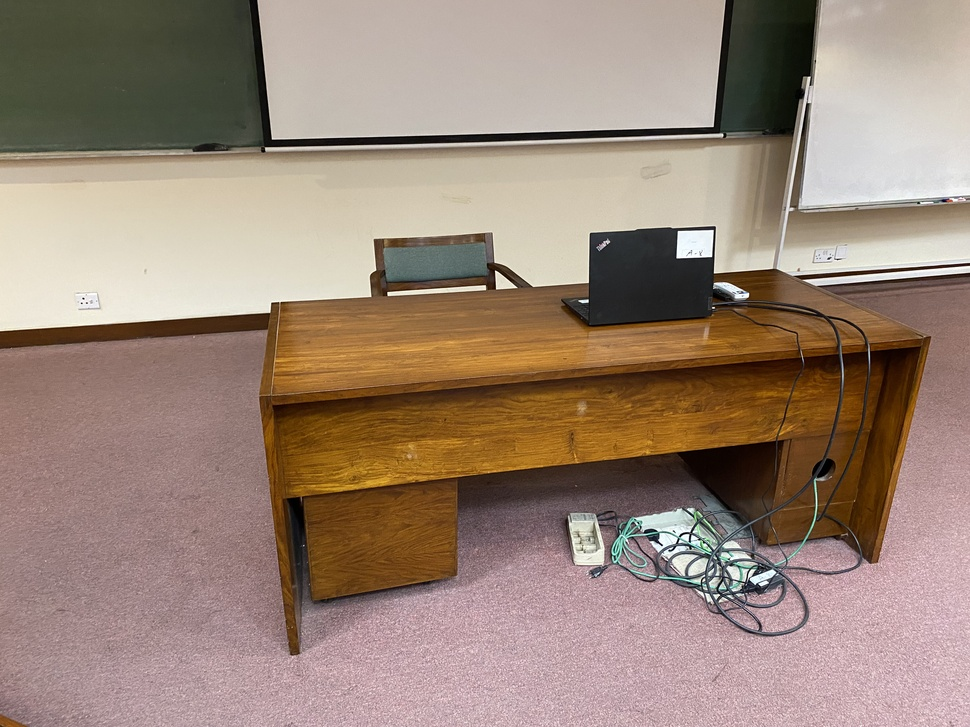
#> input picture data/IMG_4180.jpeg, 970 x 727 px, shrunk from 4032 x 3024 before the run
$ jupyter execute week1_report.ipynb
#> lines starting #> are read from the running program, lines starting #| are printed output that depends on the picture
### src/feature_matching.py
import cv2
import numpy as np

def find_and_filter_matches(img1, img2, lowe_ratio=0.75):

    # 1. Initialize SIFT Detector
    sift = cv2.SIFT_create()

    # 2. Find Keypoints and Descriptors
    kp1, des1 = sift.detectAndCompute(img1, None)
    kp2, des2 = sift.detectAndCompute(img2, None)

    # 3. Initialize Brute-Force Matcher
    bf = cv2.BFMatcher(cv2.NORM_L2, crossCheck=False)

    # 4. Find k-Nearest-Neighbor Matches (k=2)
    knn_matches = bf.knnMatch(des1, des2, k=2)

    # 5. Filter Matches using Lowe's Ratio Test
    good_matches = []
    for m, n in knn_matches:
        if m.distance < lowe_ratio * n.distance:
            good_matches.append(m)

    print(f"Found {len(kp1)} keypoints in img1 and {len(kp2)} in img2.")
    print(f"Found {len(knn_matches)} initial matches.")
    print(f"Filtered down to {len(good_matches)} good matches using Lowe's ratio test.")

    # 6. Create Visualization
    match_visualization = cv2.drawMatches(
        img1, kp1,
        img2, kp2,
        good_matches,
        None,
        flags=cv2.DrawMatchesFlags_NOT_DRAW_SINGLE_POINTS
    )

    return good_matches, kp1, kp2, match_visualization

### notebooks/week1_report.ipynb
# Week 1: Feature Matching Report

This notebook implements the first milestone of the CS436 project: **Setup & Feature Matching**.

It imports the core logic from `src/feature_matching.py` to perform the following steps:
1.  Load two images from our `data/` dataset.
2.  Detect and compute SIFT features for both images.
3.  Match features using a Brute-Force matcher.
4.  Filter the matches using **Lowe's Ratio Test**.
5.  Visualize the final, high-quality matches.

[cell 1]
import cv2
import matplotlib.pyplot as plt
import os
import sys

# -- This is a trick to import our .py file from the parent 'src' directory --
# We add the parent directory to the system path
module_path = os.path.abspath(os.path.join('..'))
if module_path not in sys.path:
    sys.path.append(module_path)

from src.feature_matching import find_and_filter_matches

print("Setup complete. Modules imported successfully.")

[cell 2]
# -- 1. Load Images --

# Define the paths to your images in the data folder
# IMPORTANT: Change these to two of your image names!
IMG_NAME_1 = 'IMG_4180.jpeg'
IMG_NAME_2 = 'IMG_4181.jpeg'

data_dir = os.path.join(module_path, 'data')
img_path1 = os.path.join(data_dir, IMG_NAME_1)
img_path2 = os.path.join(data_dir, IMG_NAME_2)

# Load the images using OpenCV
# cv2.IMREAD_GRAYSCALE is often used, but loading in color is fine.
img1 = cv2.imread(img_path1, cv2.IMREAD_COLOR)
#> img1 is the input picture: shape (727, 970, 3); mean B, G, R 119.5, 134.1, 155
img2 = cv2.imread(img_path2, cv2.IMREAD_COLOR)
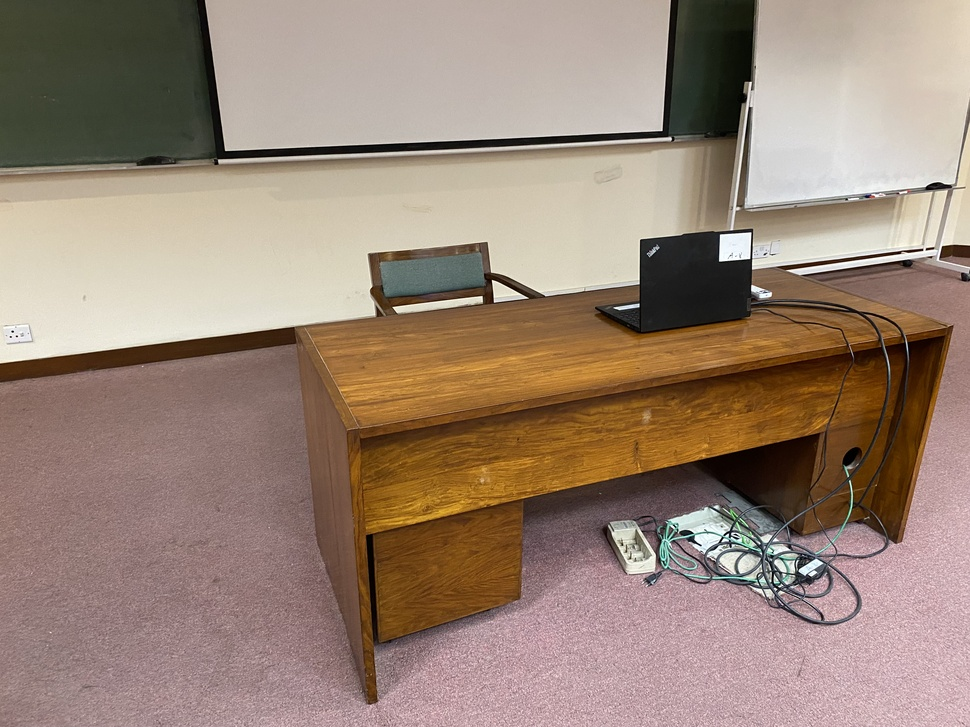
#> input picture data/IMG_4181.jpeg, 970 x 727 px, shrunk from 4032 x 3024 before the run
#> img2 is the input picture: shape (727, 970, 3); mean B, G, R 118.2, 133.3, 154.2

# Check if images loaded correctly
if img1 is None or img2 is None:
    print(f"Error: Could not load images. Check paths:")
    print(f"Path 1: {img_path1}")
    print(f"Path 2: {img_path2}")
else:
    print(f"Successfully loaded {IMG_NAME_1} and {IMG_NAME_2}")
    # Convert to RGB for matplotlib display (OpenCV loads as BGR)
    img1_rgb = cv2.cvtColor(img1, cv2.COLOR_BGR2RGB)
    img2_rgb = cv2.cvtColor(img2, cv2.COLOR_BGR2RGB)

[cell 3]
# -- 2. Find, Filter, and Visualize Matches --

# Call our function from the .py module
good_matches, kp1, kp2, match_visualization = find_and_filter_matches(img1, img2, lowe_ratio=0.75)
#> in find_and_filter_matches, `kp1, des1 = sift.detectAndCompute(img1, None)`: kp1 = 925 keypoints; strongest (x, y, size): (681, 535, 1.8), (587, 301, 2.4), (389, 294, 3.1), (582, 301, 2.5)
#> in find_and_filter_matches, `kp2, des2 = sift.detectAndCompute(img2, None)`: kp2 = 899 keypoints; strongest (x, y, size): (927, 249, 1.9), (727, 535, 1.9), (899, 253, 2.5), (775, 589, 1.9)
#> in find_and_filter_matches, `knn_matches = bf.knnMatch(des1, des2, k=2)`: knn_matches = 925 matches
#> after the loop in find_and_filter_matches, `for m, n in knn_matches:`: good_matches = 211 matches
#| Found 925 keypoints in img1 and 899 in img2.
#| Found 925 initial matches.
#| Filtered down to 211 good matches using Lowe's ratio test.
#> in find_and_filter_matches, `match_visualization = cv2.drawMatches( img1, kp1, img2, kp2, good_matc..`:
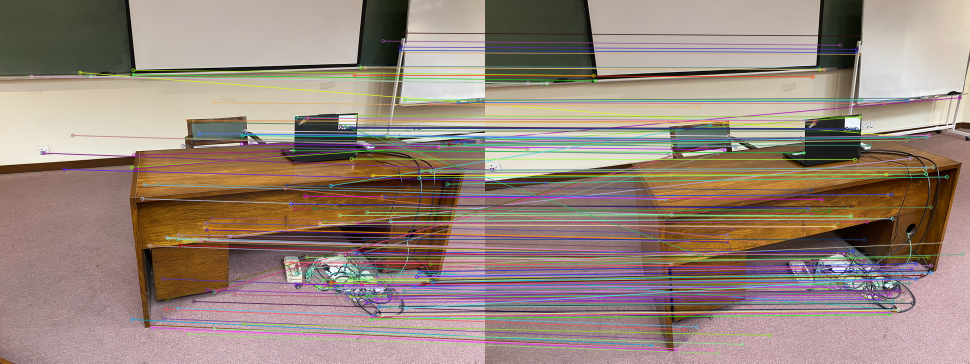
#> match_visualization: shape (727, 1940, 3) (shown at 1/2 size); mean B, G, R 123.1, 134.1, 152
#> good_matches = 211 matches

[cell 4]
# -- 3. Display the Result --

print(f"\nDisplaying {len(good_matches)} filtered matches.")
#| Displaying 211 filtered matches.

# Display the visualization using matplotlib
# We make it large to see the details
plt.figure(figsize=(20, 10))
plt.imshow(cv2.cvtColor(match_visualization, cv2.COLOR_BGR2RGB))
plt.title(f"Filtered SIFT Matches ({len(good_matches)} matches)")
plt.axis('off')
plt.show()

# -- 4. Save the Visualization --
# This is a good practice for your report
output_filename = f"matches_{IMG_NAME_1.split('.')[0]}_{IMG_NAME_2.split('.')[0]}.png"
cv2.imwrite(output_filename, match_visualization)
print(f"Saved visualization to {output_filename}")
